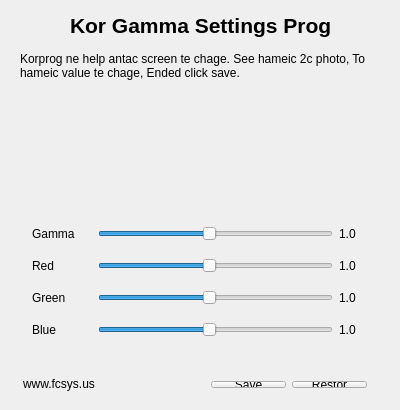
<?xml version="1.0" encoding="UTF-8"?>
<ui version="4.0">
 <class>MainWindow</class>
 <widget class="QMainWindow" name="MainWindow">
  <property name="geometry">
   <rect>
    <x>0</x>
    <y>0</y>
    <width>400</width>
    <height>410</height>
   </rect>
  </property>
  <property name="minimumSize">
   <size>
    <width>400</width>
    <height>410</height>
   </size>
  </property>
  <property name="maximumSize">
   <size>
    <width>400</width>
    <height>410</height>
   </size>
  </property>
  <property name="windowTitle">
   <string>Gamma</string>
  </property>
  <property name="windowIcon">
   <iconset resource="res/resource.qrc">
    <normaloff>:/images/Computer alt 2.png</normaloff>:/images/Computer alt 2.png</iconset>
  </property>
  <widget class="QWidget" name="centralWidget">
   <widget class="QLabel" name="lblTitle">
    <property name="geometry">
     <rect>
      <x>70</x>
      <y>10</y>
      <width>261</width>
      <height>31</height>
     </rect>
    </property>
    <property name="text">
     <string>&lt;html&gt;&lt;head/&gt;&lt;body&gt;&lt;p&gt;&lt;span style=&quot; font-size:16pt; font-weight:600;&quot;&gt;Kor Gamma Settings Prog&lt;/span&gt;&lt;/p&gt;&lt;/body&gt;&lt;/html&gt;</string>
    </property>
    <property name="scaledContents">
     <bool>false</bool>
    </property>
   </widget>
   <widget class="QLabel" name="label">
    <property name="geometry">
     <rect>
      <x>20</x>
      <y>50</y>
      <width>361</width>
      <height>31</height>
     </rect>
    </property>
    <property name="text">
     <string>Korprog ne help antac screen te chage. See hameic 2c photo, To hameic value te chage, Ended click save.</string>
    </property>
    <property name="wordWrap">
     <bool>true</bool>
    </property>
   </widget>
   <widget class="QLabel" name="label_2">
    <property name="geometry">
     <rect>
      <x>23</x>
      <y>375</y>
      <width>91</width>
      <height>17</height>
     </rect>
    </property>
    <property name="text">
     <string>www.fcsys.us</string>
    </property>
   </widget>
   <widget class="QWidget" name="">
    <property name="geometry">
     <rect>
      <x>20</x>
      <y>90</y>
      <width>361</width>
      <height>111</height>
     </rect>
    </property>
    <layout class="QHBoxLayout" name="horizontalLayout_5">
     <item>
      <widget class="QLabel" name="phoCity">
       <property name="text">
        <string/>
       </property>
       <property name="pixmap">
        <pixmap resource="res/resource.qrc">:/images/city1.jpg</pixmap>
       </property>
       <property name="scaledContents">
        <bool>true</bool>
       </property>
      </widget>
     </item>
     <item>
      <widget class="QLabel" name="phoPeople">
       <property name="text">
        <string/>
       </property>
       <property name="pixmap">
        <pixmap resource="res/resource.qrc">:/images/gamma.jpg</pixmap>
       </property>
       <property name="scaledContents">
        <bool>true</bool>
       </property>
      </widget>
     </item>
    </layout>
   </widget>
   <widget class="QWidget" name="">
    <property name="geometry">
     <rect>
      <x>21</x>
      <y>210</y>
      <width>359</width>
      <height>144</height>
     </rect>
    </property>
    <layout class="QVBoxLayout" name="verticalLayout">
     <item>
      <layout class="QHBoxLayout" name="horizontalLayout">
       <item>
        <widget class="QLabel" name="lblXgammaT">
         <property name="minimumSize">
          <size>
           <width>60</width>
           <height>0</height>
          </size>
         </property>
         <property name="text">
          <string>Gamma</string>
         </property>
        </widget>
       </item>
       <item>
        <widget class="QSlider" name="hsbXgamma">
         <property name="minimum">
          <number>5</number>
         </property>
         <property name="maximum">
          <number>100</number>
         </property>
         <property name="value">
          <number>50</number>
         </property>
         <property name="orientation">
          <enum>Qt::Horizontal</enum>
         </property>
        </widget>
       </item>
       <item>
        <widget class="QLabel" name="lblXgamma">
         <property name="minimumSize">
          <size>
           <width>30</width>
           <height>0</height>
          </size>
         </property>
         <property name="text">
          <string>1.0</string>
         </property>
        </widget>
       </item>
      </layout>
     </item>
     <item>
      <layout class="QHBoxLayout" name="horizontalLayout_2">
       <item>
        <widget class="QLabel" name="lblXgammaRT">
         <property name="minimumSize">
          <size>
           <width>60</width>
           <height>0</height>
          </size>
         </property>
         <property name="text">
          <string>Red</string>
         </property>
        </widget>
       </item>
       <item>
        <widget class="QSlider" name="hsbXgammaR">
         <property name="minimum">
          <number>5</number>
         </property>
         <property name="maximum">
          <number>100</number>
         </property>
         <property name="value">
          <number>50</number>
         </property>
         <property name="orientation">
          <enum>Qt::Horizontal</enum>
         </property>
        </widget>
       </item>
       <item>
        <widget class="QLabel" name="lblXgammaR">
         <property name="minimumSize">
          <size>
           <width>30</width>
           <height>0</height>
          </size>
         </property>
         <property name="text">
          <string>1.0</string>
         </property>
        </widget>
       </item>
      </layout>
     </item>
     <item>
      <layout class="QHBoxLayout" name="horizontalLayout_3">
       <item>
        <widget class="QLabel" name="lblXgammaGT">
         <property name="minimumSize">
          <size>
           <width>60</width>
           <height>0</height>
          </size>
         </property>
         <property name="text">
          <string>Green</string>
         </property>
        </widget>
       </item>
       <item>
        <widget class="QSlider" name="hsbXgammaG">
         <property name="minimum">
          <number>5</number>
         </property>
         <property name="maximum">
          <number>100</number>
         </property>
         <property name="pageStep">
          <number>10</number>
         </property>
         <property name="value">
          <number>50</number>
         </property>
         <property name="orientation">
          <enum>Qt::Horizontal</enum>
         </property>
        </widget>
       </item>
       <item>
        <widget class="QLabel" name="lblXgammaG">
         <property name="minimumSize">
          <size>
           <width>30</width>
           <height>0</height>
          </size>
         </property>
         <property name="text">
          <string>1.0</string>
         </property>
        </widget>
       </item>
      </layout>
     </item>
     <item>
      <layout class="QHBoxLayout" name="horizontalLayout_4">
       <item>
        <widget class="QLabel" name="lblXgammaBT">
         <property name="minimumSize">
          <size>
           <width>60</width>
           <height>0</height>
          </size>
         </property>
         <property name="text">
          <string>Blue</string>
         </property>
        </widget>
       </item>
       <item>
        <widget class="QSlider" name="hsbXgammaB">
         <property name="minimum">
          <number>5</number>
         </property>
         <property name="maximum">
          <number>100</number>
         </property>
         <property name="value">
          <number>50</number>
         </property>
         <property name="orientation">
          <enum>Qt::Horizontal</enum>
         </property>
        </widget>
       </item>
       <item>
        <widget class="QLabel" name="lblXgammaB">
         <property name="minimumSize">
          <size>
           <width>30</width>
           <height>0</height>
          </size>
         </property>
         <property name="text">
          <string>1.0</string>
         </property>
        </widget>
       </item>
      </layout>
     </item>
    </layout>
   </widget>
   <widget class="QWidget" name="">
    <property name="geometry">
     <rect>
      <x>200</x>
      <y>370</y>
      <width>178</width>
      <height>29</height>
     </rect>
    </property>
    <layout class="QHBoxLayout" name="horizontalLayout_6">
     <item>
      <widget class="QPushButton" name="pbSave">
       <property name="text">
        <string>&amp;Save</string>
       </property>
      </widget>
     </item>
     <item>
      <widget class="QPushButton" name="pbRestor">
       <property name="text">
        <string>&amp;Restor</string>
       </property>
      </widget>
     </item>
    </layout>
   </widget>
   <zorder>hsbXgamma</zorder>
   <zorder>hsbXgammaR</zorder>
   <zorder>hsbXgammaB</zorder>
   <zorder>hsbXgammaG</zorder>
   <zorder>lblXgammaT</zorder>
   <zorder>lblXgammaRT</zorder>
   <zorder>lblXgammaBT</zorder>
   <zorder>lblXgammaGT</zorder>
   <zorder>lblXgamma</zorder>
   <zorder>lblXgammaR</zorder>
   <zorder>lblXgammaB</zorder>
   <zorder>lblXgammaG</zorder>
   <zorder>phoCity</zorder>
   <zorder>phoPeople</zorder>
   <zorder>lblTitle</zorder>
   <zorder>label</zorder>
   <zorder>pbRestor</zorder>
   <zorder>pbSave</zorder>
   <zorder>label_2</zorder>
   <zorder></zorder>
  </widget>
 </widget>
 <layoutdefault spacing="6" margin="11"/>
 <resources>
  <include location="res/resource.qrc"/>
 </resources>
 <connections/>
</ui>
